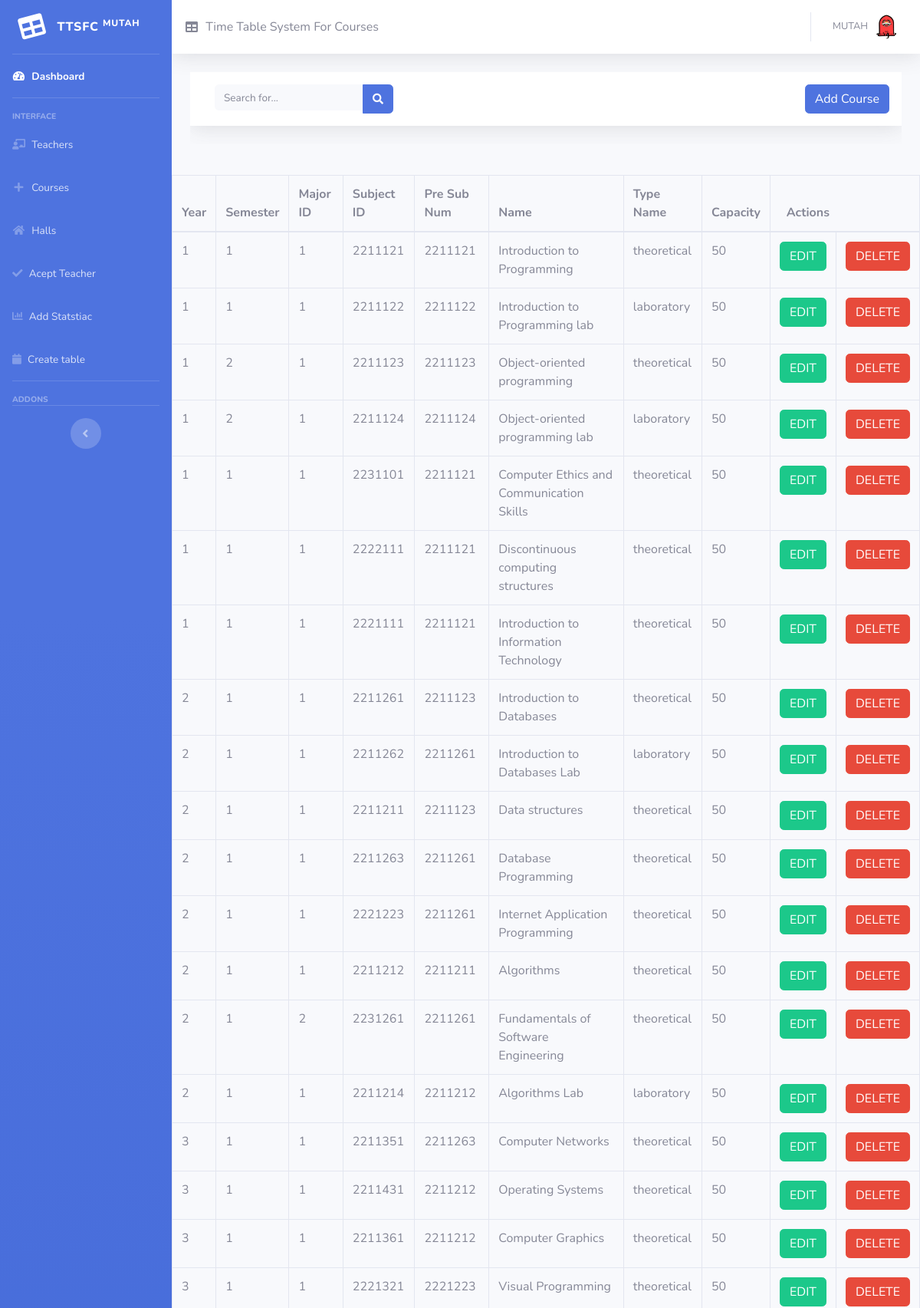
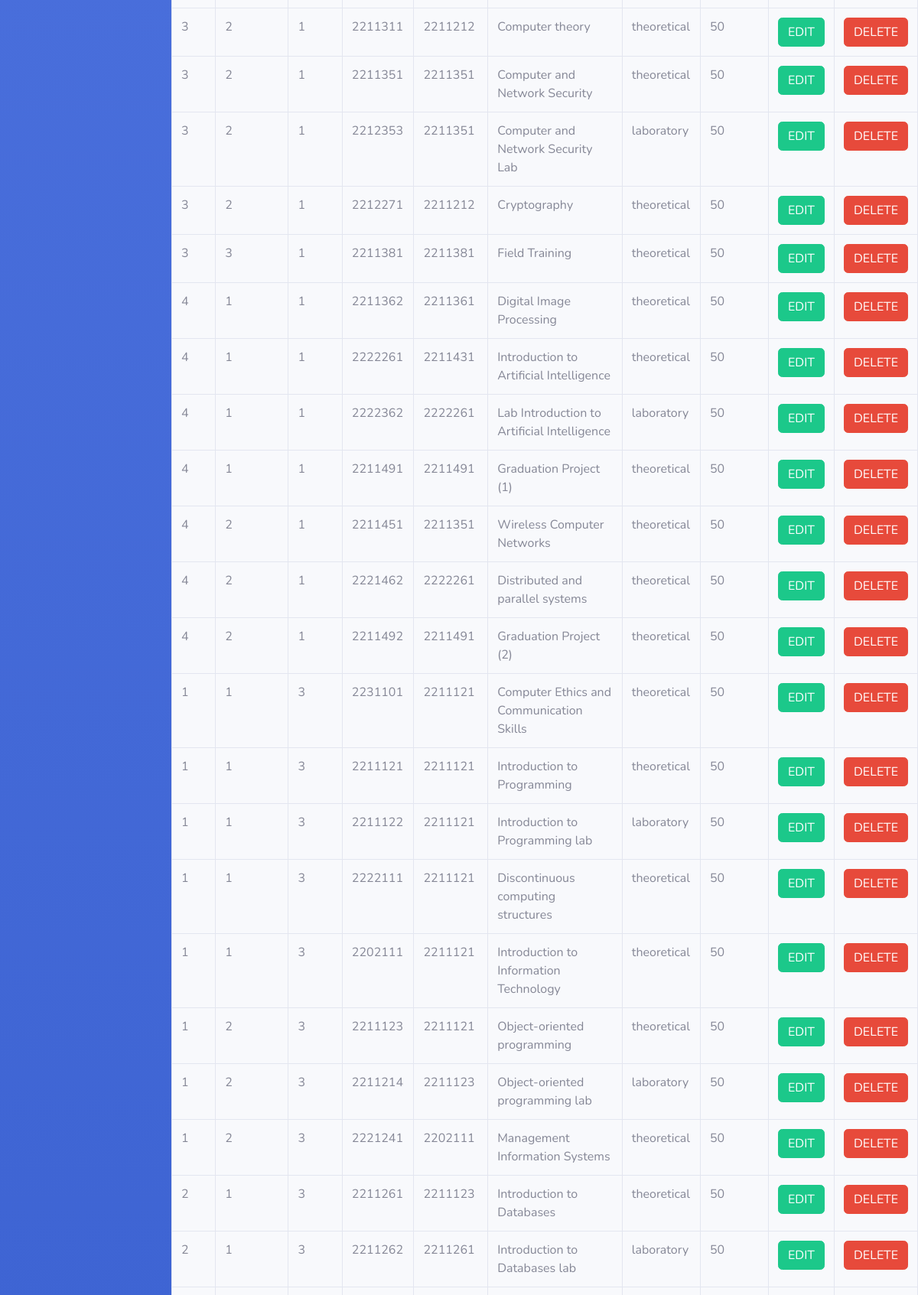
The page /courses.php (signed in, upper part) on the database its author committed (2 pictures, top to bottom).
### tables this page shows
CREATE TABLE IF NOT EXISTS `subjects` (
  `id` int(20) NOT NULL AUTO_INCREMENT,
  `year` int(20) NOT NULL,
  `semester` int(20) NOT NULL,
  `major_id` int(20) NOT NULL,
  `subject_id` int(20) NOT NULL,
  `pre_sub_num` int(20) NOT NULL,
  `name` varchar(100) NOT NULL,
  `type_name` varchar(100) NOT NULL,
  `Capacity` int(11) NOT NULL,
  PRIMARY KEY (`id`),
  KEY `major_id` (`major_id`,`subject_id`)
);

### php/search_courses.php (the view, shortened to what this page needs)
<?php
include_once(__DIR__ . '/../connect.php');
$search = isset($_POST['search']) ? $_POST['search'] : '';
$sql = "SELECT * FROM subjects WHERE name LIKE '%$search%' OR type_name LIKE '%$search%' OR year LIKE '%$search%' OR semester LIKE '%$search%' OR major_id LIKE '%$search%' OR subject_id LIKE '%$search%' OR pre_sub_num LIKE '%$search%' OR Capacity LIKE '%$search%'";
$result = mysqli_query($conn, $sql);
if ($result && mysqli_num_rows($result) > 0) {
    while ($row = mysqli_fetch_assoc($result)) {
        echo '<tr id="row-' . htmlspecialchars($row['id']) . '">
            <td>' . htmlspecialchars($row['year']) . '</td>
            <td>' . htmlspecialchars($row['semester']) . '</td>
            <td>' . htmlspecialchars($row['major_id']) . '</td>
            <td>' . htmlspecialchars($row['subject_id']) . '</td>
            <td>' . htmlspecialchars($row['pre_sub_num']) . '</td>
            <td>' . htmlspecialchars($row['name']) . '</td>
            <td>' . htmlspecialchars($row['type_name']) . '</td>
            <td>' . htmlspecialchars($row['Capacity']) . '</td>
            <td>
                <button type="button" class="btn btn-success edit-btn" data-id="' . htmlspecialchars($row['id']) . '" data-name="' . htmlspecialchars($row['name']) . '" data-course_id="' . htmlspecialchars($row['subject_id']) . '" data-pre_course_id="' . htmlspecialchars($row['pre_sub_num']) . '" data-major_id="' . htmlspecialchars($row['major_id']) . '" data-type="' . htmlspecialchars($row['type_name']) . '" data-capacity="' . htmlspecialchars($row['Capacity']) . '" data-year="' . htmlspecialchars($row['year']) . '" data-term="' . htmlspecialchars($row['semester']) . '">EDIT</button>
            </td>
            <td>
                <button type="button" class="btn btn-danger delete-btn" data-id="' . htmlspecialchars($row['id']) . '">DELETE</button>
            </td>
        </tr>';
    }
} else {
    echo "<tr><td colspan='10'>No data available</td></tr>";
}
?>

### rows shown on the page
subjects: year "1", semester "1", major "1", subject "2211121", pre_sub_num "2211121", name "Introduction to Programming", type_name "theoretical", Capacity "50"
subjects: year "1", semester "1", major "1", subject "2211122", pre_sub_num "2211122", name "Introduction to Programming lab", type_name "laboratory", Capacity "50"
subjects: year "1", semester "2", major "1", subject "2211123", pre_sub_num "2211123", name "Object-oriented programming", type_name "theoretical", Capacity "50"
subjects: year "1", semester "2", major "1", subject "2211124", pre_sub_num "2211124", name "Object-oriented programming lab", type_name "laboratory", Capacity "50"
subjects: year "1", semester "1", major "1", subject "2231101", pre_sub_num "2211121", name "Computer Ethics and Communication Skills", type_name "theoretical", Capacity "50"
subjects: year "1", semester "1", major "1", subject "2222111", pre_sub_num "2211121", name "Discontinuous computing structures", type_name "theoretical", Capacity "50"
subjects: year "1", semester "1", major "1", subject "2221111", pre_sub_num "2211121", name "Introduction to Information Technology", type_name "theoretical", Capacity "50"
subjects: year "2", semester "1", major "1", subject "2211261", pre_sub_num "2211123", name "Introduction to Databases", type_name "theoretical", Capacity "50"
subjects: year "2", semester "1", major "1", subject "2211262", pre_sub_num "2211261", name "Introduction to Databases Lab", type_name "laboratory", Capacity "50"
subjects: year "2", semester "1", major "1", subject "2211211", pre_sub_num "2211123", name "Data structures", type_name "theoretical", Capacity "50"
subjects: year "2", semester "1", major "1", subject "2211263", pre_sub_num "2211261", name "Database Programming", type_name "theoretical", Capacity "50"
subjects: year "2", semester "1", major "1", subject "2221223", pre_sub_num "2211261", name "Internet Application Programming", type_name "theoretical", Capacity "50"
subjects: year "2", semester "1", major "1", subject "2211212", pre_sub_num "2211211", name "Algorithms", type_name "theoretical", Capacity "50"
subjects: year "2", semester "1", major "2", subject "2231261", pre_sub_num "2211261", name "Fundamentals of Software Engineering", type_name "theoretical", Capacity "50"
subjects: year "2", semester "1", major "1", subject "2211214", pre_sub_num "2211212", name "Algorithms Lab", type_name "laboratory", Capacity "50"
subjects: year "3", semester "1", major "1", subject "2211351", pre_sub_num "2211263", name "Computer Networks", type_name "theoretical", Capacity "50"
subjects: year "3", semester "1", major "1", subject "2211431", pre_sub_num "2211212", name "Operating Systems", type_name "theoretical", Capacity "50"
subjects: year "3", semester "1", major "1", subject "2211361", pre_sub_num "2211212", name "Computer Graphics", type_name "theoretical", Capacity "50"
subjects: year "3", semester "1", major "1", subject "2221321", pre_sub_num "2221223", name "Visual Programming", type_name "theoretical", Capacity "50"
subjects: year "3", semester "2", major "1", subject "2211311", pre_sub_num "2211212", name "Computer theory", type_name "theoretical", Capacity "50"
subjects: year "3", semester "2", major "1", subject "2211351", pre_sub_num "2211351", name "Computer and Network Security", type_name "theoretical", Capacity "50"
subjects: year "3", semester "2", major "1", subject "2212353", pre_sub_num "2211351", name "Computer and Network Security Lab", type_name "laboratory", Capacity "50"
subjects: year "3", semester "2", major "1", subject "2212271", pre_sub_num "2211212", name "Cryptography", type_name "theoretical", Capacity "50"
subjects: year "3", semester "3", major "1", subject "2211381", pre_sub_num "2211381", name "Field Training", type_name "theoretical", Capacity "50"
subjects: year "4", semester "1", major "1", subject "2211362", pre_sub_num "2211361", name "Digital Image Processing", type_name "theoretical", Capacity "50"
subjects: year "4", semester "1", major "1", subject "2222261", pre_sub_num "2211431", name "Introduction to Artificial Intelligence", type_name "theoretical", Capacity "50"
subjects: year "4", semester "1", major "1", subject "2222362", pre_sub_num "2222261", name "Lab Introduction to Artificial Intelligence", type_name "laboratory", Capacity "50"
subjects: year "4", semester "1", major "1", subject "2211491", pre_sub_num "2211491", name "Graduation Project (1)", type_name "theoretical", Capacity "50"
subjects: year "4", semester "2", major "1", subject "2211451", pre_sub_num "2211351", name "Wireless Computer Networks", type_name "theoretical", Capacity "50"
subjects: year "4", semester "2", major "1", subject "2221462", pre_sub_num "2222261", name "Distributed and parallel systems", type_name "theoretical", Capacity "50"
subjects: year "4", semester "2", major "1", subject "2211492", pre_sub_num "2211491", name "Graduation Project (2)", type_name "theoretical", Capacity "50"
subjects: year "1", semester "1", major "3", subject "2231101", pre_sub_num "2211121", name "Computer Ethics and Communication Skills", type_name "theoretical", Capacity "50"
subjects: year "1", semester "1", major "3", subject "2211121", pre_sub_num "2211121", name "Introduction to Programming", type_name "theoretical", Capacity "50"
subjects: year "1", semester "1", major "3", subject "2211122", pre_sub_num "2211121", name "Introduction to Programming lab", type_name "laboratory", Capacity "50"
subjects: year "1", semester "1", major "3", subject "2222111", pre_sub_num "2211121", name "Discontinuous computing structures", type_name "theoretical", Capacity "50"
subjects: year "1", semester "1", major "3", subject "2202111", pre_sub_num "2211121", name "Introduction to Information Technology", type_name "theoretical", Capacity "50"
subjects: year "1", semester "2", major "3", subject "2211123", pre_sub_num "2211121", name "Object-oriented programming", type_name "theoretical", Capacity "50"
subjects: year "1", semester "2", major "3", subject "2211214", pre_sub_num "2211123", name "Object-oriented programming lab", type_name "laboratory", Capacity "50"
subjects: year "1", semester "2", major "3", subject "2221241", pre_sub_num "2202111", name "Management Information Systems", type_name "theoretical", Capacity "50"
subjects: year "2", semester "1", major "3", subject "2211261", pre_sub_num "2211123", name "Introduction to Databases", type_name "theoretical", Capacity "50"
subjects: year "2", semester "1", major "3", subject "2211262", pre_sub_num "2211261", name "Introduction to Databases lab", type_name "laboratory", Capacity "50"
